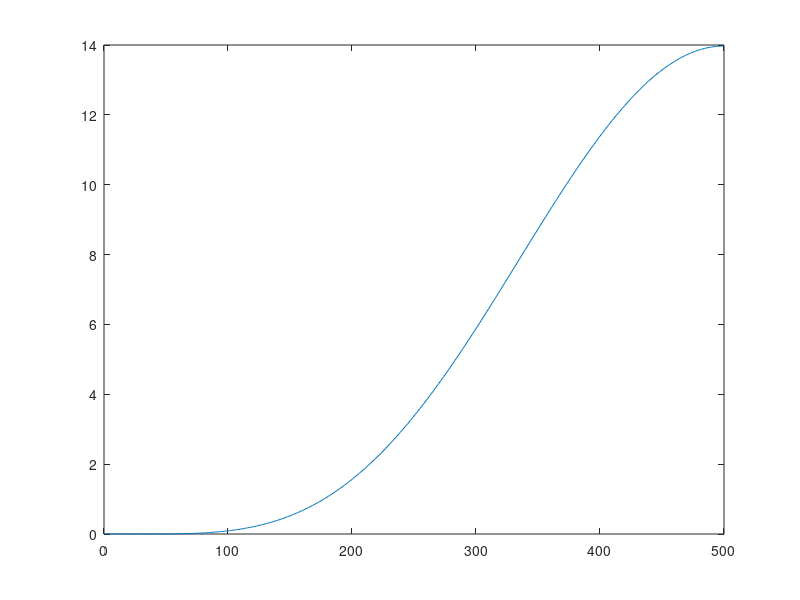
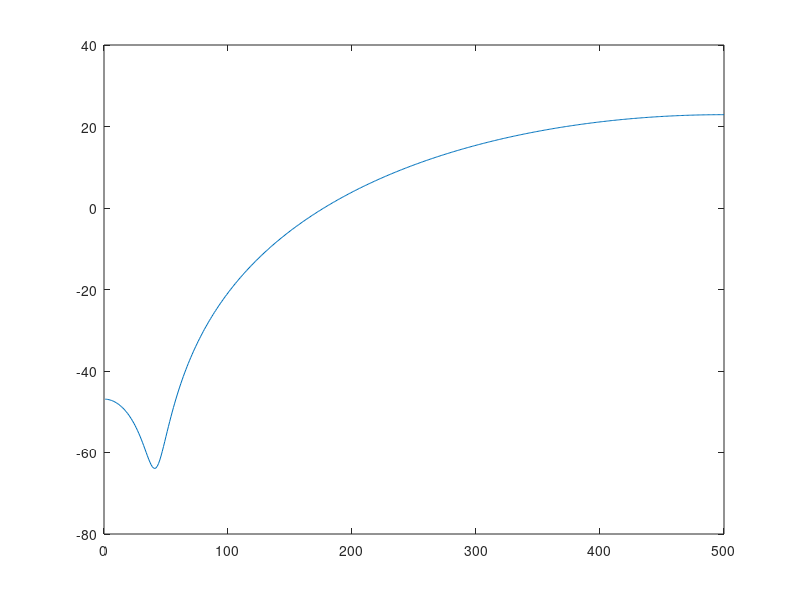

The MATLAB source for these figures, in order:
% Ve mat do pho cong suat, dung mo hinh MA, 
% va so sanh voi Correlogram

clear
close all
clc

T=0.001;

z1=0.95*exp(-j*15*pi/180);
b2=z1*conj(z1);
b1=-z1-conj(z1);
b0=1;

for f=1:500
    H(f)=b0+b1*exp(-1i*2*pi*f*T)+b2*exp(-1i*2*pi*f*T*2);
    
end

P=(abs(H)).^2;
P_3db=20*log10(P);

figure
ff=1:500;
plot(ff,P);

figure
plot(ff,P_3db);